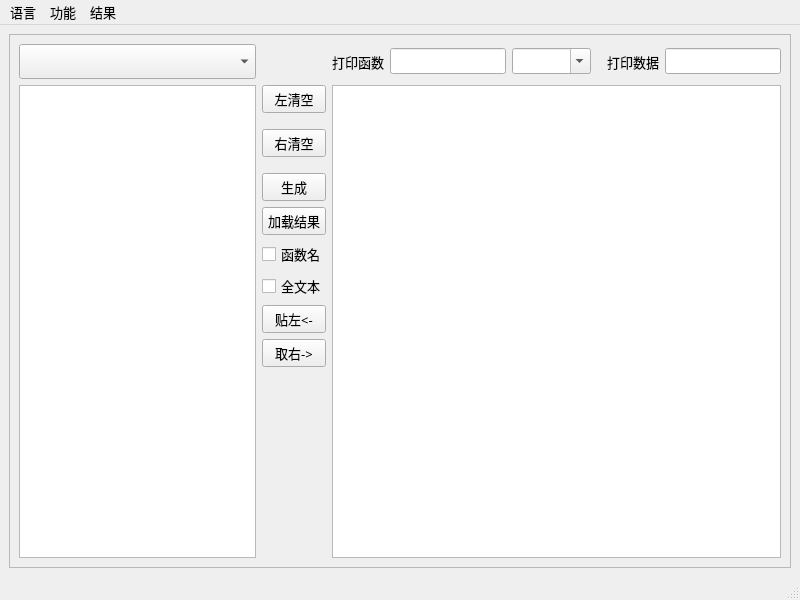
<?xml version="1.0" encoding="UTF-8"?>
<ui version="4.0">
 <class>CodeSophia</class>
 <widget class="QMainWindow" name="CodeSophia">
  <property name="geometry">
   <rect>
    <x>0</x>
    <y>0</y>
    <width>800</width>
    <height>600</height>
   </rect>
  </property>
  <property name="font">
   <font>
    <family>宋体</family>
    <pointsize>10</pointsize>
    <weight>50</weight>
    <bold>false</bold>
   </font>
  </property>
  <property name="windowTitle">
   <string>CodeSophia</string>
  </property>
  <widget class="QWidget" name="centralwidget">
   <layout class="QGridLayout" name="gridLayout">
    <item row="0" column="0">
     <widget class="QFrame" name="frame">
      <property name="frameShape">
       <enum>QFrame::StyledPanel</enum>
      </property>
      <property name="frameShadow">
       <enum>QFrame::Raised</enum>
      </property>
      <layout class="QGridLayout" name="gridLayout_2">
       <item row="1" column="0">
        <widget class="QTextEdit" name="textEdit_key"/>
       </item>
       <item row="1" column="4">
        <widget class="QTextEdit" name="textEdit_result"/>
       </item>
       <item row="1" column="1">
        <layout class="QVBoxLayout" name="verticalLayout">
         <item>
          <widget class="QPushButton" name="pushButton_leftclear">
           <property name="sizePolicy">
            <sizepolicy hsizetype="Fixed" vsizetype="Fixed">
             <horstretch>0</horstretch>
             <verstretch>0</verstretch>
            </sizepolicy>
           </property>
           <property name="minimumSize">
            <size>
             <width>50</width>
             <height>0</height>
            </size>
           </property>
           <property name="text">
            <string>左清空</string>
           </property>
          </widget>
         </item>
         <item>
          <spacer name="verticalSpacer_2">
           <property name="orientation">
            <enum>Qt::Vertical</enum>
           </property>
           <property name="sizeType">
            <enum>QSizePolicy::Fixed</enum>
           </property>
           <property name="sizeHint" stdset="0">
            <size>
             <width>20</width>
             <height>10</height>
            </size>
           </property>
          </spacer>
         </item>
         <item>
          <widget class="QPushButton" name="pushButton_rightclear">
           <property name="sizePolicy">
            <sizepolicy hsizetype="Fixed" vsizetype="Fixed">
             <horstretch>0</horstretch>
             <verstretch>0</verstretch>
            </sizepolicy>
           </property>
           <property name="minimumSize">
            <size>
             <width>50</width>
             <height>0</height>
            </size>
           </property>
           <property name="text">
            <string>右清空</string>
           </property>
          </widget>
         </item>
         <item>
          <spacer name="verticalSpacer_3">
           <property name="orientation">
            <enum>Qt::Vertical</enum>
           </property>
           <property name="sizeType">
            <enum>QSizePolicy::Fixed</enum>
           </property>
           <property name="sizeHint" stdset="0">
            <size>
             <width>20</width>
             <height>10</height>
            </size>
           </property>
          </spacer>
         </item>
         <item>
          <widget class="QPushButton" name="pushButton_gen">
           <property name="sizePolicy">
            <sizepolicy hsizetype="Fixed" vsizetype="Fixed">
             <horstretch>0</horstretch>
             <verstretch>0</verstretch>
            </sizepolicy>
           </property>
           <property name="minimumSize">
            <size>
             <width>50</width>
             <height>0</height>
            </size>
           </property>
           <property name="text">
            <string>生成</string>
           </property>
          </widget>
         </item>
         <item>
          <widget class="QPushButton" name="pushButton_load">
           <property name="sizePolicy">
            <sizepolicy hsizetype="Fixed" vsizetype="Fixed">
             <horstretch>0</horstretch>
             <verstretch>0</verstretch>
            </sizepolicy>
           </property>
           <property name="minimumSize">
            <size>
             <width>50</width>
             <height>0</height>
            </size>
           </property>
           <property name="text">
            <string>加载结果</string>
           </property>
          </widget>
         </item>
         <item>
          <widget class="QCheckBox" name="checkBox_showFunc">
           <property name="text">
            <string>函数名</string>
           </property>
          </widget>
         </item>
         <item>
          <widget class="QCheckBox" name="checkBox_showAllText">
           <property name="text">
            <string>全文本</string>
           </property>
          </widget>
         </item>
         <item>
          <widget class="QPushButton" name="pushButton_paster2left">
           <property name="sizePolicy">
            <sizepolicy hsizetype="Fixed" vsizetype="Fixed">
             <horstretch>0</horstretch>
             <verstretch>0</verstretch>
            </sizepolicy>
           </property>
           <property name="minimumSize">
            <size>
             <width>50</width>
             <height>0</height>
            </size>
           </property>
           <property name="text">
            <string>贴左&lt;-</string>
           </property>
          </widget>
         </item>
         <item>
          <widget class="QPushButton" name="pushButton_fetchright">
           <property name="sizePolicy">
            <sizepolicy hsizetype="Fixed" vsizetype="Fixed">
             <horstretch>0</horstretch>
             <verstretch>0</verstretch>
            </sizepolicy>
           </property>
           <property name="minimumSize">
            <size>
             <width>50</width>
             <height>0</height>
            </size>
           </property>
           <property name="text">
            <string>取右-&gt;</string>
           </property>
          </widget>
         </item>
         <item>
          <spacer name="verticalSpacer">
           <property name="orientation">
            <enum>Qt::Vertical</enum>
           </property>
           <property name="sizeHint" stdset="0">
            <size>
             <width>20</width>
             <height>40</height>
            </size>
           </property>
          </spacer>
         </item>
         <item>
          <spacer name="horizontalSpacer">
           <property name="orientation">
            <enum>Qt::Horizontal</enum>
           </property>
           <property name="sizeType">
            <enum>QSizePolicy::Fixed</enum>
           </property>
           <property name="sizeHint" stdset="0">
            <size>
             <width>50</width>
             <height>20</height>
            </size>
           </property>
          </spacer>
         </item>
        </layout>
       </item>
       <item row="0" column="0">
        <widget class="QComboBox" name="comboBox_keytips">
         <property name="font">
          <font>
           <family>楷体</family>
           <pointsize>14</pointsize>
           <weight>50</weight>
           <bold>false</bold>
          </font>
         </property>
         <property name="maxVisibleItems">
          <number>50</number>
         </property>
        </widget>
       </item>
       <item row="0" column="4">
        <layout class="QHBoxLayout" name="horizontalLayout">
         <item>
          <widget class="QLabel" name="label_print">
           <property name="text">
            <string>打印函数</string>
           </property>
          </widget>
         </item>
         <item>
          <widget class="QLineEdit" name="lineEdit_print"/>
         </item>
         <item>
          <widget class="QComboBox" name="comboBox_print">
           <property name="editable">
            <bool>true</bool>
           </property>
          </widget>
         </item>
         <item>
          <spacer name="horizontalSpacer_2">
           <property name="orientation">
            <enum>Qt::Horizontal</enum>
           </property>
           <property name="sizeType">
            <enum>QSizePolicy::Fixed</enum>
           </property>
           <property name="sizeHint" stdset="0">
            <size>
             <width>10</width>
             <height>20</height>
            </size>
           </property>
          </spacer>
         </item>
         <item>
          <widget class="QLabel" name="label_dataprint">
           <property name="text">
            <string>打印数据</string>
           </property>
          </widget>
         </item>
         <item>
          <widget class="QLineEdit" name="lineEdit_dataprint"/>
         </item>
        </layout>
       </item>
      </layout>
     </widget>
    </item>
   </layout>
  </widget>
  <widget class="QMenuBar" name="menubar">
   <property name="geometry">
    <rect>
     <x>0</x>
     <y>0</y>
     <width>800</width>
     <height>19</height>
    </rect>
   </property>
   <widget class="QMenu" name="menu">
    <property name="title">
     <string>功能</string>
    </property>
    <addaction name="action_header"/>
    <addaction name="action_declare"/>
    <addaction name="action_fucntion"/>
    <addaction name="action_define"/>
    <addaction name="action_struct"/>
    <addaction name="action_structprint"/>
    <addaction name="action_ifcondition"/>
    <addaction name="action_loop"/>
    <addaction name="action_note"/>
    <addaction name="separator"/>
    <addaction name="action_common_print"/>
   </widget>
   <widget class="QMenu" name="menu_2">
    <property name="title">
     <string>语言</string>
    </property>
    <addaction name="actionC_2"/>
    <addaction name="actionCPP"/>
    <addaction name="actionJAVA"/>
    <addaction name="actionSHELL"/>
   </widget>
   <widget class="QMenu" name="menu_3">
    <property name="title">
     <string>结果</string>
    </property>
    <addaction name="action_save"/>
   </widget>
   <addaction name="menu_2"/>
   <addaction name="menu"/>
   <addaction name="menu_3"/>
  </widget>
  <widget class="QStatusBar" name="statusbar"/>
  <action name="action_declare">
   <property name="text">
    <string>声明</string>
   </property>
  </action>
  <action name="action_fucntion">
   <property name="text">
    <string>函数</string>
   </property>
  </action>
  <action name="action_define">
   <property name="text">
    <string>宏</string>
   </property>
  </action>
  <action name="action_struct">
   <property name="text">
    <string>结构体</string>
   </property>
  </action>
  <action name="action_structprint">
   <property name="text">
    <string>结构体打印</string>
   </property>
  </action>
  <action name="actionCPP">
   <property name="text">
    <string>C++</string>
   </property>
  </action>
  <action name="actionJAVA">
   <property name="text">
    <string>JAVA</string>
   </property>
  </action>
  <action name="actionSHELL">
   <property name="text">
    <string>SHELL</string>
   </property>
  </action>
  <action name="action">
   <property name="text">
    <string>头文件</string>
   </property>
  </action>
  <action name="action_2">
   <property name="text">
    <string>注释</string>
   </property>
  </action>
  <action name="action_3">
   <property name="text">
    <string>声明</string>
   </property>
  </action>
  <action name="action_6">
   <property name="text">
    <string>宏</string>
   </property>
  </action>
  <action name="action_7">
   <property name="text">
    <string>函数</string>
   </property>
  </action>
  <action name="action_save">
   <property name="text">
    <string>保存</string>
   </property>
  </action>
  <action name="actionC_2">
   <property name="text">
    <string>C</string>
   </property>
  </action>
  <action name="action_header">
   <property name="text">
    <string>头文件</string>
   </property>
  </action>
  <action name="action_ifcondition">
   <property name="text">
    <string>条件</string>
   </property>
  </action>
  <action name="action_loop">
   <property name="text">
    <string>循环</string>
   </property>
  </action>
  <action name="action_note">
   <property name="text">
    <string>注释</string>
   </property>
  </action>
  <action name="action_common_print">
   <property name="text">
    <string>打印</string>
   </property>
  </action>
 </widget>
 <resources/>
 <connections/>
</ui>
